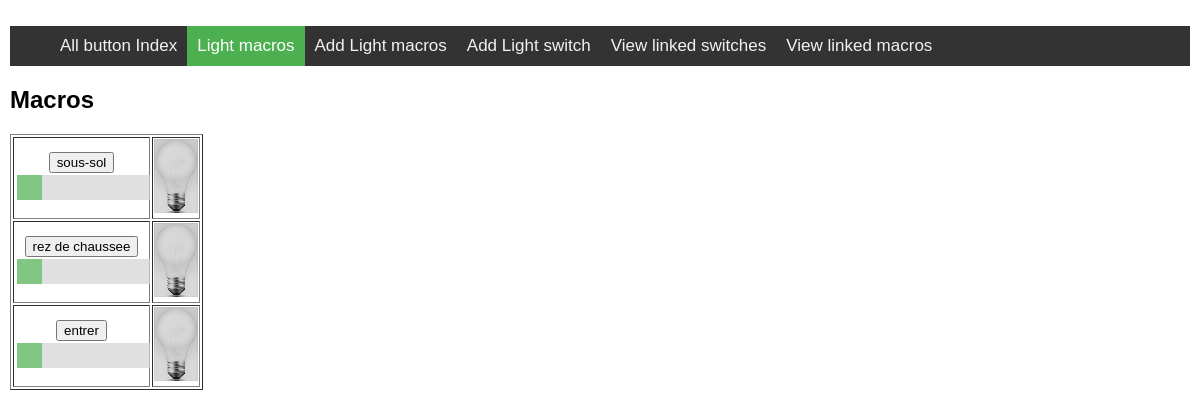
Page /macros on the committed database.
### tables this page shows
CREATE TABLE macros (name TEXT, brightness REAL, eol TEXT, places TEXT);

### my_flask_app.py (the view)
@app.route('/macros', methods=['GET', 'POST'])
def macros():
    form = MacroForm()
    if request.method == 'POST':
        macro_name = request.form['submit']
        macro_brightness = request.form[macro_name]
        db_func.change_macros_state(macro_brightness, macro_name)
    rows = db_func.get_all_in_db('macros')
    return render_template('macros_button.html', rows=rows, form=form)

### my_flask_app.py
class MacroForm(FlaskForm):
    choices = db_func.get_in_db('name', 'lights')
    macro_new_name = StringField('Name of macro', validators=[DataRequired()])
    switch_new_name = StringField('Name of switch (SWx)', validators=[DataRequired()])

### db_functions.py (called while the page is built)
def get_all_in_db(table_name):
    try:
        con = sqlite3.connect(database_name)
        c = con.cursor()
        command = "SELECT * FROM " + table_name
        c.execute(command)
        rows = c.fetchall()
        list = rows[1:]
        c.close()
    except sqlite3.Error as error:
        message = "Failed to update sqlite table", error
        print(message)
    finally:
        if (con):
            con.close()
    return list

### templates/macros_button.html (shortened to what this page needs)
{% extends 'base.html' %}
{% set active_page = "macros" %}
{% block header %}
    <h1>{% block title %}Macros{% endblock %}</h1>
{% endblock %}
{% block content %}
    <form method="POST" action="{{ url_for('macros') }}">
        <table border = 1>
            {% for row in rows %}
                <tr>
                    <th> <input type="submit" name="submit" value="{{row[0]}}"/> <br>
                    <input type="range" min="0" max="100" value="{{ row[1] }}" name="{{row[0]}}" class="slider"/> </th></th>
                    {% if row[1] == 0 %}
                        <td> <img src="{{ url_for('static',filename="light-bulb-off.jpg") }}"/> </td>
                    {% else %}
                        <td> <img src="{{ url_for('static',filename="light-bulb-on.jpg") }}"/> </td>
                    {% endif %}
                </tr>
            {% endfor %}
        </table>
    </form>
{% endblock %}

### static/style.css (style rules this page uses)
.slider { -webkit-appearance: none; appearance: none; width: 100%; height: 25px; background: #d3d3d3; outline: none; opacity: 0.7; -webkit-transition: .2s; transition: opacity .2s; }

### rows in the picture
macros: submit "sous-sol", brightness "0"
macros: submit "rez de chaussee", brightness "0"
macros: submit "entrer", brightness "0"

### other values in the picture
{{ caption|e }} "All button Index" "Light macros" "Add Light macros" "Add Light switch" "View linked switches" "View linked macros"
